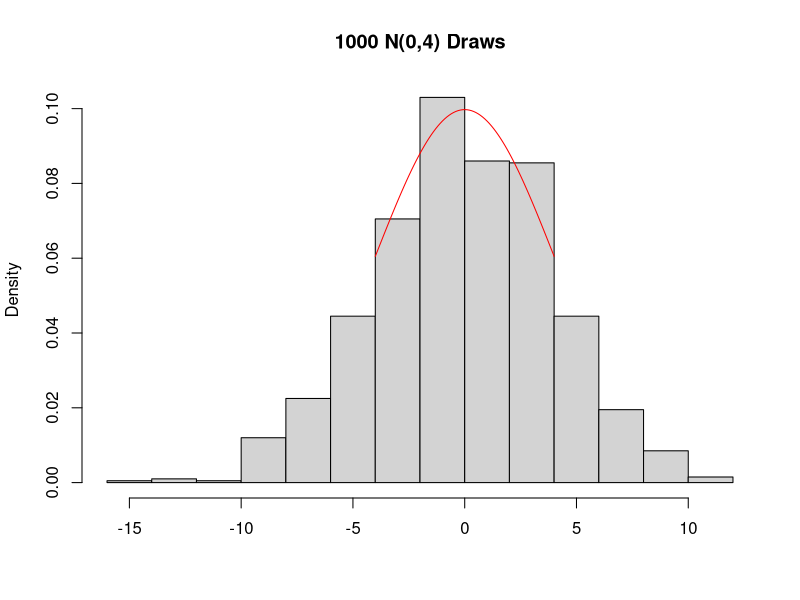
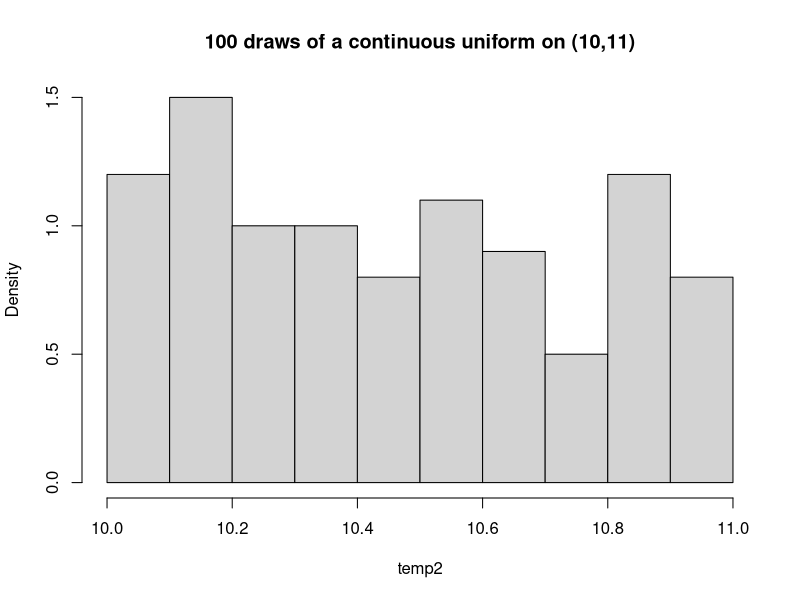

Reproduce these figures in R, in order. (Note: a time limit stopped this script after it produced the figures.)
temp = rnorm(1000, mean = 0, sd= 4)
mean(temp)
sd(temp)

hist(temp, main = '1000 N(0,4) Draws', freq = FALSE, xlab = '')
points(seq(-4, 4, .1), dnorm(seq(-4, 4, .1),0,4), type = 'l', col = 'red')
#need to also change the points to match the mean, standard deviation, and max/min values for x

#question 2 
#continuous uniform???
#a = 10
#b = 15
temp2 = runif(100, min = 10, max = 11)
hist(temp2, main = '100 draws of a continuous uniform on (10,11)', freq = FALSE, xlab = 'temp2')


#question 3


#redo by iterating through creating values off the normal one at a time and concat. at the end of an array


temp3 = rnorm(10000, mean = 0, sd = 1)
#temp3
cutoff = -1.5

temp3 = temp3[temp3>cutoff]

while (length(temp3) < 10000){
    temp3 <- rnorm(10500)
    temp3 <- temp3[temp3 > cutoff]}


temp3 <- temp3[1:10000]

pfrow = c(2,2)
hist(temp3, main = '10000 N(0,1) Draws with truncate at -1.5', freq = FALSE, xlab = '')
points(seq(-4, 4, .1), dnorm(seq(-4, 4, .1),0,1), type = 'l', col = 2)


#RANDOM/ATTEMPTS


#temp2 = dbinom(x, size = 1000, prob = 0.25)
#hist(temp2, main = 'my try at a binomial built-in', freq = FALSE, xlab= '')
#points(seq(-4, 4, .1), dbinom(seq(-4, 4, .1),0,1), type = 'l', col = 2)

temp3 = dpois(0:5, 8)
hist(temp3, main = 'A poisson???', freq = FALSE, xlab = '')

numcases = 20
min = 1
max = 6
x = as.integer(runif(numcases, min, max +1))
par(mfrow = c(2, 1))
hist(x, main = paste(numcases, "roles of a dice"), breaks = seq(min-.5, max+.5, 1))
